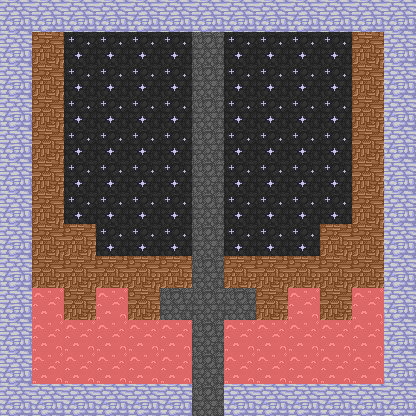

Below is a game level as drawn by its tile map, then a one-line description and the .tmx file that defines it, in full:
An orthogonal 13x13 tile map with 32x32 px tiles, 2 tile layers (floor, blocks), 5 tilesets.

<map version="1.0" orientation="orthogonal" renderorder="right-down" width="13" height="13" tilewidth="32" tileheight="32" nextobjectid="1">
 <tileset firstgid="1" name="blocks" tilewidth="32" tileheight="32" tilecount="16" columns="4">
  <image source="blocks.png" width="128" height="128" />
  <tile id="0">
   <animation>
    <frame tileid="0" duration="100" />
    <frame tileid="1" duration="100" />
    <frame tileid="2" duration="100" />
    <frame tileid="3" duration="100" />
   </animation>
  </tile>
  <tile id="4">
   <animation>
    <frame tileid="4" duration="100" />
    <frame tileid="5" duration="100" />
    <frame tileid="6" duration="100" />
    <frame tileid="7" duration="100" />
   </animation>
  </tile>
 </tileset>
 <tileset firstgid="17" name="doors" tilewidth="32" tileheight="32" tilecount="16" columns="4">
  <image source="doors.png" width="128" height="128" />
 </tileset>
 <tileset firstgid="33" name="roads" tilewidth="32" tileheight="32" tilecount="16" columns="4">
  <image source="roads.png" width="128" height="128" />
 </tileset>
 <tileset firstgid="49" name="up_floor" tilewidth="32" tileheight="32" tilecount="1" columns="1">
  <image source="up_floor.png" width="32" height="32" />
 </tileset>
 <tileset firstgid="50" name="walls" tilewidth="32" tileheight="32" tilecount="16" columns="4">
  <image source="walls.png" width="128" height="128" />
 </tileset>
 <layer name="floor" width="13" height="13">
  <data encoding="csv">
33,33,33,33,33,33,33,33,33,33,33,33,33,
33,33,33,33,33,33,33,33,33,33,33,33,33,
33,33,33,33,33,33,33,33,33,33,33,33,33,
33,33,33,33,33,33,33,33,33,33,33,33,33,
33,33,33,33,33,33,33,33,33,33,33,33,33,
33,33,33,33,33,33,33,33,33,33,33,33,33,
33,33,33,33,33,33,33,33,33,33,33,33,33,
33,33,33,33,33,33,33,33,33,33,33,33,33,
33,33,33,33,33,33,33,33,33,33,33,33,33,
33,33,33,33,33,33,33,33,33,33,33,33,33,
33,33,33,33,33,33,33,33,33,33,33,33,33,
33,33,33,33,33,33,33,33,33,33,33,33,33,
33,33,33,33,33,33,33,33,33,33,33,33,33
</data>
 </layer>
 <layer name="blocks" width="13" height="13">
  <data encoding="csv">
50,50,50,50,50,50,50,50,50,50,50,50,50,
50,51,5,5,5,5,0,5,5,5,5,51,50,
50,51,5,5,5,5,0,5,5,5,5,51,50,
50,51,5,5,5,5,0,5,5,5,5,51,50,
50,51,5,5,5,5,0,5,5,5,5,51,50,
50,51,5,5,5,5,0,5,5,5,5,51,50,
50,51,5,5,5,5,0,5,5,5,5,51,50,
50,51,51,5,5,5,0,5,5,5,51,51,50,
50,51,51,51,51,51,0,51,51,51,51,51,50,
50,1,51,1,51,0,0,0,51,1,51,1,50,
50,1,1,1,1,1,0,1,1,1,1,1,50,
50,1,1,1,1,1,0,1,1,1,1,1,50,
50,50,50,50,50,50,0,50,50,50,50,50,50
</data>
 </layer>
</map>
